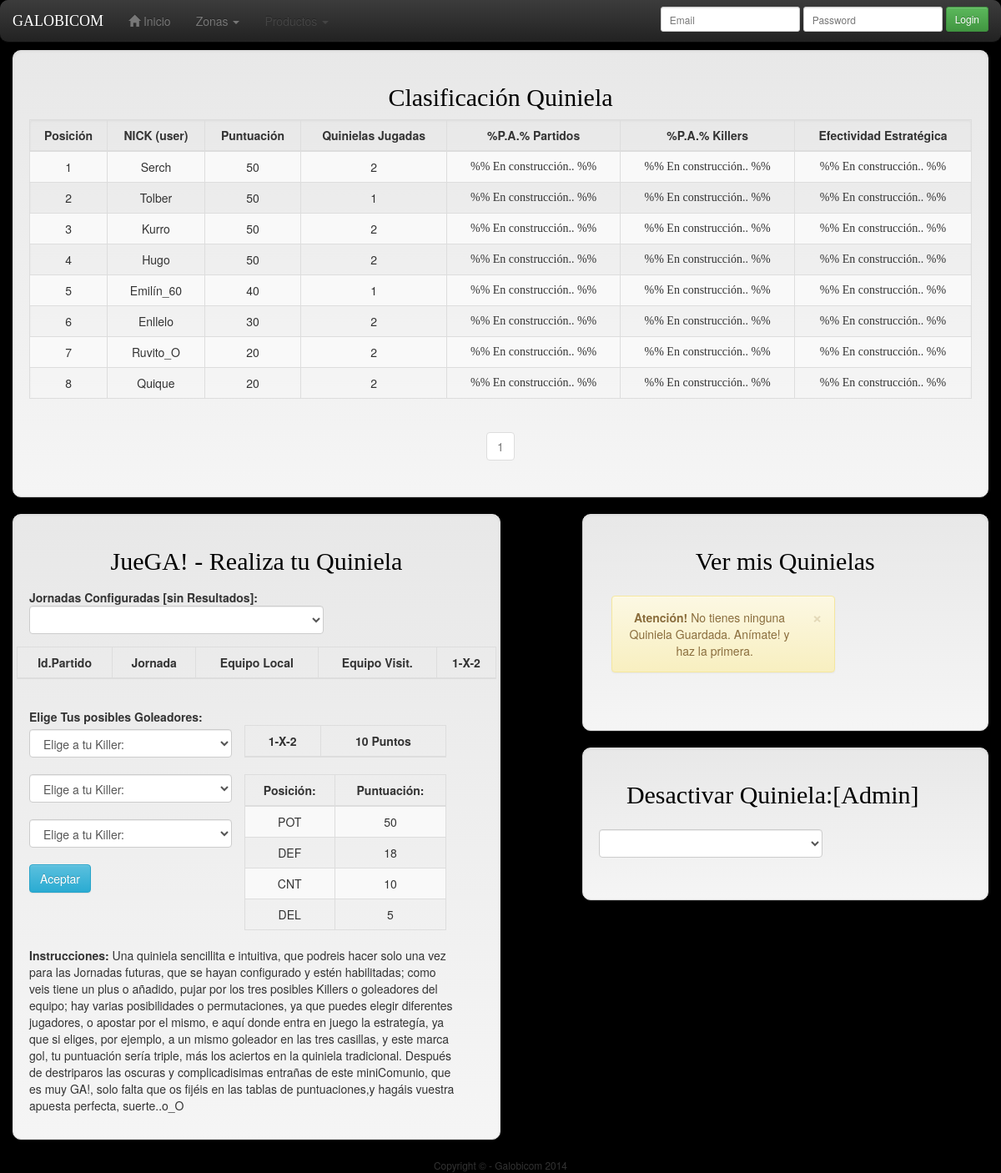
/u199747581/public_html/quinielaGa.php, run on the app's committed database.
### tables this page shows
CREATE TABLE `puntos_quiniela` (
  `id_puntosQuini` int(2) NOT NULL AUTO_INCREMENT,
  `idfk_user` int(2) NOT NULL,
  `puntosQuini` int(4) NOT NULL,
  `efect_quiniela` double NOT NULL,
  `efect_goleadores` double NOT NULL,
  `efect_total` double NOT NULL,
  PRIMARY KEY (`id_puntosQuini`),
  UNIQUE KEY `id_puntosQuini` (`id_puntosQuini`)
);

CREATE TABLE `users` (
  `id_user` int(3) NOT NULL AUTO_INCREMENT,
  `nombre` varchar(40) NOT NULL,
  `apellidos` varchar(60) NOT NULL,
  `nick` varchar(20) NOT NULL,
  `email` varchar(120) NOT NULL,
  `password` varchar(80) NOT NULL,
  `fec_alta` date NOT NULL,
  `fec_baja` date DEFAULT NULL,
  `nivel_acceso` int(2) NOT NULL,
  PRIMARY KEY (`id_user`)
);

### u199747581/public_html/funciones_out.php (the view, shortened to what this page needs)
<?php
function cargarCabecera($titulo,$pag){
?>
	<!DOCTYPE html>
	<html>
	<head><title>Galobicom - <?php echo $titulo; ?></title>
		<link rel="stylesheet" type="text/css" href="css/bootstrap.min.css">
		<link rel="stylesheet" type="text/css" href="css/bootstrap-theme.min.css">
		<link rel="stylesheet" type="text/css" href="css/miestilo.css">
	</head>
	<body onload="init();" style="background-color: black;">
		<div class="container" style="background-color: black; border-radius: 10px;">
<?php
cargarBarraNav($pag);
}
function cargarAlerts($tipo,$tam,$mensaje){
      switch($tipo){
      	case 'warning':
      		$clase = 'alert'.$tam.' alert-warning alert-dismissible';
      		break;
      }
?>
		<div class="text-center <?php echo $clase; ?>" role="alert">
		  <button id="mensajeAlert" type="button" class="close" data-dismiss="alert"><span aria-hidden="true">&times;</span><span class="sr-only">Close</span></button>
		  <strong>Atención!</strong> <?php echo $mensaje; ?>.
		</div>
<?php
}
function cargarPie(){
?>
			<div class="row">
				<div class="col-md-12 text-center"><small>Copyright &copy - Galobicom 2014</small></div>
			</div>
		</div>
	</body>
	</html>
<?php
}
function cargarBarraNav($pag){
?>
	<br>
	<nav class="navbar navbar-inverse navbar-fixed-top" style="border-radius: 10px;" role="navigation">
	  <div class="container-fluid">
	    <div class="navbar-header">
	      <a class="navbar-brand" href="index.php" style="font-family: cursive;">GALOBICOM</a>
	    </div>
	    <div class="collapse navbar-collapse bs-example-navbar-collapse-1">
	      <ul class="nav navbar-nav">
	        <li><a href="index.php"><span class="glyphicon glyphicon-home"></span> Inicio</a></li>
	        <li class="dropdown">
	        	<a href="#" class="dropdown-toggle" data-toggle="dropdown">Zonas <span class="caret"></a>
	        </li>
	        <li class="dropdown disabled">
	        	<a id="dLabel" role="button" data-toggle="dropdown" class="" data-target="#" href="/page.html">
                Productos <span class="caret"></span></a>
	        </li>
	      </ul>
	      <ul class="nav navbar-nav navbar-right">
	      	<?php
	      		if(isset($_SESSION['id'])){
	      			$elegido='';
	      			if($_SESSION['nivAcceso']==1){
	      				$elegido = '[ES EL ELEGIDO]';
	      			}
	      	?>
	      	<li><a class="navbar-brand"><?php echo 'Hola! ' . $_SESSION['nic'].' '.$elegido; ?></a></li>
	      	<li><a href="logout.php">Cerrar Sesión</a></li>
	      	<?php
	      	echo '<li class="navbar-brand">';
	      			if(isset($_GET['mnsl'])){
						switch($_GET['mnsl']){
							case '0a': cargarAlerts('success','sm','Estás Dentro!..Bienvenido!!');
										break;
						}
					}
			echo '</li>';
	      		}else{
	      	?>
			<form class="navbar-form form-inline" role="login" name="login" action="login.php?p=<?php echo $pag; ?>" method="post">
			  <div class="form-group">
			    <input type="text" class="form-control input-sm" placeholder="Email" name="inputEmail">
			  </div>
			  <div class="form-group">
			    <input type="password" class="form-control input-sm" placeholder="Password" name="inputPassword">
			  </div>
			  <button type="submit" class="btn btn-success btn-sm">Login</button>
			  <?php
			   }
			  ?>
			</form>
		   </ul>
		</div>
	 </div>
	</nav>
<?php
}
?>
<?php
function cargarClasificacionQuiniGa($maxelem){
	if(!isset($_GET['npag'])){
		$pagina = 1;
	}else{
		$pagina = addslashes(strip_tags($_GET['npag']));
	}
	$posicion = ($pagina - 1) * $maxelem;
	$con = conectarDB01();
	$consTablaQuini = $con->query("SELECT * FROM puntos_quiniela ORDER BY puntosQuini DESC LIMIT $posicion, $maxelem; ");
	if($consTablaQuini->num_rows > 0){
	  if($consTablaQuini){
		$posicion = 1;
?>
		<br><br>
		<div class="row">
			<div class="table-responsive col-md-12 navbar-white well" style="border-radius: 10px;">
				<h2 class="text-top text-center" style="font-family: cusrsive; color: black">Clasificación Quiniela</h2>
				<table id="" class="table table-striped table-bordered table-hover well" style="" border="" width="">
                  <thead>
                    <tr>
                      <th class="text-center">Posición</th>
                      <th class="text-center">NICK (user)</th>
                      <th class="text-center">Puntuación</th>
                      <th class="text-center">Quinielas Jugadas</th>
                      <th class="text-center">%P.A.% Partidos</th>
                      <th class="text-center">%P.A.% Killers</th>
                      <th class="text-center">Efectividad Estratégica</th>
                    </tr>
                  </thead>
                  <tbody id="">
<?php
		while($regisUserPuntosQuini = mysqli_fetch_assoc($consTablaQuini)){
			$idUser = $regisUserPuntosQuini['idfk_user'];
			$consUser = $con->query("SELECT nick FROM users WHERE id_user='$idUser'; ");
			$regisUser = mysqli_fetch_assoc($consUser);
			$nickUser = $regisUser['nick'];
			$consQuinielasHechas = $con->query("SELECT count(DISTINCT jornada) as numQuinisHechas FROM quinielaga WHERE idfk_user='$idUser'; ");
			$regisQuiniHechas = mysqli_fetch_assoc($consQuinielasHechas);
			$numQuinisHechas = $regisQuiniHechas['numQuinisHechas'];
?>
					 <tr>
                      <td class="text-center"><?php echo $posicion; ?></td>
                      <td class="text-center"><?php echo $nickUser; ?></td>
                      <td class="text-center"><?php echo $regisUserPuntosQuini['puntosQuini']; ?></td>
                      <td class="text-center"><?php echo $numQuinisHechas; ?></td>
                      <td class="text-center" style="font-family: cursive;">%% En construcción.. %%</td>
                      <td class="text-center" style="font-family: cursive;">%% En construcción.. %%</td>
                      <td class="text-center" style="font-family: cursive;">%% En construcción.. %%</td>
                     </tr>
<?php
			$posicion++;
	 	}
?>
                  </tbody>
                </table>
<?php
cargarPaginacionQunielaGa($maxelem);
   }else{
   	 	cargarAlerts('warning','sm','Error en Base de datos(db)');
   }
 }
}
function cargarPaginacionQunielaGa($maxelemp){
	if(!isset($_GET['npag'])){
		$pagActual = 1;
	}else{
		$pagActual = addslashes(strip_tags($_GET['npag']));
	}
	$conexion = conectarDB01();
	$consPuntosQuini = $conexion->query("SELECT COUNT(*) as total FROM puntos_quiniela; ");
	$registroPuntosQuini = $consPuntosQuini->fetch_assoc();
	$totalRegistros = $registroPuntosQuini['total'];
	$paginas = ceil($totalRegistros / $maxelemp);
			echo '<div class="row text-center">';
			echo '<ul class="pagination">';
	for($cnt = 1; $cnt <= $paginas; $cnt++){
		if($cnt == $pagActual){
			echo '<li class="disabled"><a>'.$cnt.'<span class="sr-only">'.$cnt.'</span></a></li>';
		}else{
			echo '<li><a href="quinielaGa.php?npag='.$cnt.'">'.$cnt.'</a></li>';
		}
	}
			echo '</ul>';
			echo '</div>';
		echo '</div>';
	echo '</div>';
}
function generaComboJornadasQuinielaGa($numCombo){
	if($numCombo == 1){
			echo "<select id='combJorQuini' class='form-control' onchange='' required>";
	}else if($numCombo == 2){
			echo "<select id='combJorQuiniDesac' class='form-control' onchange='' required>";
	}
			echo "</select>";
}
?>
<?php
function cargarCombosJugadoresQuiniRG(){
	$con = conectarDB01();
	$consJugadores = $con->query("SELECT id_jugador,nom_camiseta,posicion FROM jugadoresga; ");
	if($consJugadores){
			echo "<option value=''>Elige a tu Killer:</option>";
	}
}
function generarComboQuinielasHechas(){
	$conectar = conectarDB01();
	$consQuiniHechas = $conectar->query("SELECT DISTINCT jornada FROM quinielaga WHERE idfk_user='".$_SESSION['id']."'; ");
	if($consQuiniHechas){
		if($consQuiniHechas->num_rows > 0){
				echo "<select id='combQuiniHecha' class='form-control' onchange='' required>";
				echo "<option value='' disabled>Elige Jornada :</option>";
			while($regisQuiniHechas=mysqli_fetch_assoc($consQuiniHechas)){
				echo "<option value='".$regisQuiniHechas['jornada']."'>Quiniela de la Jornada - ".$regisQuiniHechas['jornada']."</option>";
			}
				echo "</select>";
		}else{
			cargarAlerts('warning','','No tienes ninguna Quiniela Guardada. Anímate! y haz la primera');
		}
	}
}
?>

### u199747581/public_html/css/miestilo.css (style rules this page uses)
.matrix html, body { background: #000; margin: 0; padding: 0; }

### data on the page
puntos_quiniela: users.nick "Serch", puntosQuini "50", numQuinisHechas "2"
puntos_quiniela: users.nick "Tolber", puntosQuini "50", numQuinisHechas "1"
puntos_quiniela: users.nick "Kurro", puntosQuini "50", numQuinisHechas "2"
puntos_quiniela: users.nick "Hugo", puntosQuini "50", numQuinisHechas "2"
puntos_quiniela: users.nick "Emilín_60", puntosQuini "40", numQuinisHechas "1"
puntos_quiniela: users.nick "Enllelo", puntosQuini "30", numQuinisHechas "2"
puntos_quiniela: users.nick "Ruvito_O", puntosQuini "20", numQuinisHechas "2"
puntos_quiniela: users.nick "Quique", puntosQuini "20", numQuinisHechas "2"

### other printed values
$mensaje "No tienes ninguna Quiniela Guardada. Anímate! y haz la primera"
